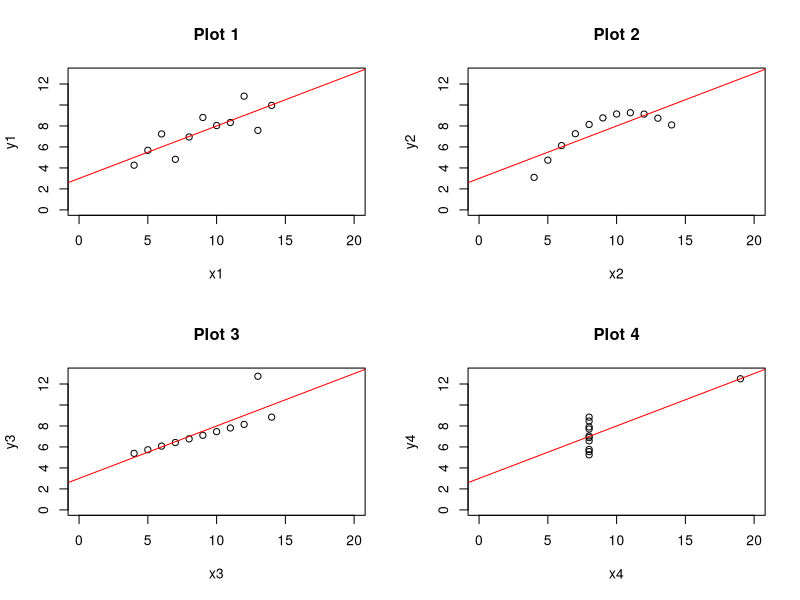

Write R code to recreate this figure.
## ---- chunk 1
knitr::opts_chunk$set(error=TRUE,        # Keep compiling upon error
                      collapse=TRUE,     # collapse by default
                      echo=TRUE,         # echo code by default
                      comment = "#>",    # change comment character
                      fig.width = 7,     # set figure width
                      out.width = "100%", # set width of displayed images
                      warning=TRUE,      # show R warnings
                      message=FALSE)     # show R messages
## ---- chunk 2
reg1 <- read.csv(file="Reg1.csv", header=TRUE, sep=",")
reg2 <- read.csv(file="Reg2.csv", header=TRUE, sep=",")
reg3 <- read.csv(file="Reg3.csv", header=TRUE, sep=",")
reg4 <- read.csv(file="Reg4.csv", header=TRUE, sep=",")
## ---- chunk 3
calculate_a <- function(x,y){
  
  mean_x <- mean(x)
  mean_y <- mean(y)
  sd_x <- sd(x)
  sd_y <- sd(y)
  cor_x <- cor(x, y, use = "everything",
        method = "pearson")
  return <- c(mean_x, mean_y, sd_x, sd_y, cor_x)
}

df1 <- data.frame(matrix(ncol = 5, nrow = 0))
x <- c("mean_x", "mean_y", "sd_x", "sd_y", "cor_xy")
colnames(df1) <- x

df1 <- rbind(df1, calculate_a(reg1$x1, reg1$y1))
df1 <- rbind(df1, calculate_a(reg2$x2, reg2$y2))
df1 <- rbind(df1, calculate_a(reg3$x3, reg3$y3))
df1 <- rbind(df1, calculate_a(reg4$x4, reg4$y4))

## ---- chunk 4
lm(reg1$y1~reg1$x1)
reg1_line <- function(x){0.5001*x + 3.0001}
lm(reg2$y2~reg2$x2)
reg2_line <- function(x){0.500*x + 3.001}
lm(reg3$y3~reg3$x3)
reg3_line <- function(x){0.4997*x + 3.0025}
lm(reg4$y4~reg4$x4)
reg4_line <- function(x){0.4999*x + 3.0017}
## ---- chunk 5
plot.regression <- function(data, model, header, x, y){
  plot(data, xlim=x, ylim=y, main=header)
  abline(model, col = "red")
}
## ---- chunk 6
par(mfrow=c(2,2))
plot.regression(reg1, lm(reg1$y1~reg1$x1), "Plot 1", range(0,20), range(0,13))
plot.regression(reg2, lm(reg2$y2~reg2$x2), "Plot 2", range(0,20), range(0,13))
plot.regression(reg3, lm(reg3$y3~reg3$x3), "Plot 3", range(0,20), range(0,13))
plot.regression(reg4, lm(reg4$y4~reg4$x4), "Plot 4", range(0,20), range(0,13))
## ---- chunk 7

